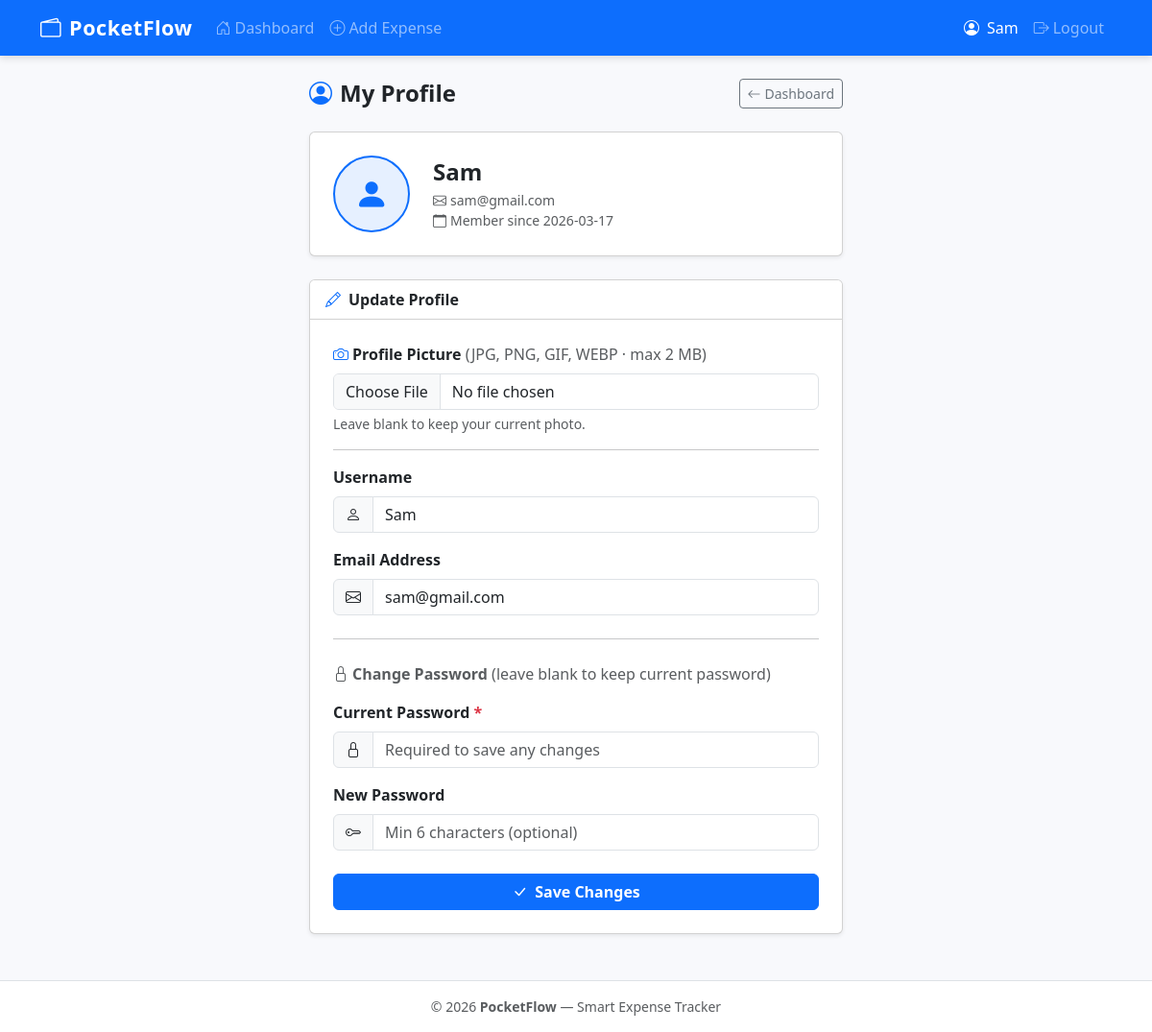
/profile (signed in), run on an earlier commit of the app's database.
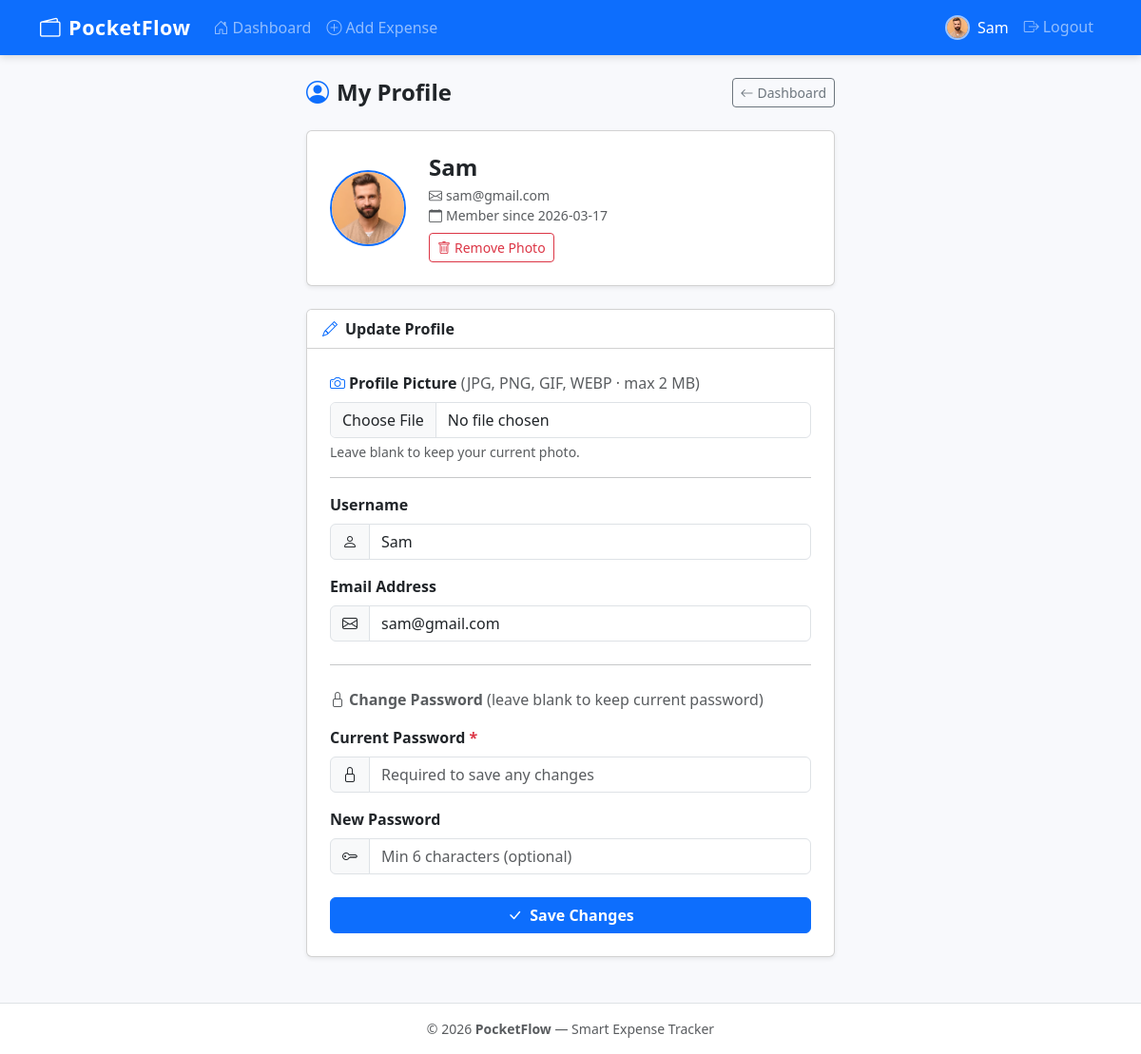
And on a later commit of the database.
### tables this page shows
CREATE TABLE users (
            id            INTEGER PRIMARY KEY AUTOINCREMENT,
            username      TEXT    NOT NULL UNIQUE,
            email         TEXT    NOT NULL UNIQUE,
            password_hash TEXT    NOT NULL,
            is_admin      INTEGER NOT NULL DEFAULT 0,
            created_at    TEXT    NOT NULL DEFAULT (datetime('now'))
        , avatar TEXT NOT NULL DEFAULT '', remember_token TEXT NOT NULL DEFAULT '', remember_token_expiry INTEGER NOT NULL DEFAULT 0);

### app.py (the view, shortened to what this page needs)
@app.route('/profile', methods=['GET', 'POST'])
@login_required
def profile():
    user_id = session['user_id']
    conn = get_db()
    user = conn.execute('SELECT * FROM users WHERE id = ?', [user_id]).fetchone()
    conn.close()
    if request.method == 'GET':
        session['avatar'] = user['avatar'] if user['avatar'] else ''
    return render_template('profile.html', user=user)

### app.py (called while the page is built, shortened)
def get_db():
    conn = sqlite3.connect(DATABASE)
    conn.row_factory = sqlite3.Row
    conn.execute('PRAGMA foreign_keys = ON')
    return conn

def login_required(f):
    @wraps(f)
    def decorated(*args, **kwargs):
        if 'user_id' not in session:
            flash('Please log in to continue.', 'warning')
            return redirect(url_for('login'))
        return f(*args, **kwargs)
    return decorated

@app.before_request
def load_user_from_remember_token():
    if 'user_id' in session:
        return

### templates/profile.html (shortened to what this page needs)
{% extends 'base.html' %}
{% block content %}
<div class="container" style="max-width:580px">
  <div class="page-header mt-2">
    <h2><i class="bi bi-person-circle me-2 text-primary"></i>My Profile</h2>
    <a href="{{ url_for('dashboard') }}" class="btn btn-outline-secondary btn-sm">
      <i class="bi bi-arrow-left me-1"></i>Dashboard
    </a>
  </div>
  <div class="card shadow-sm mb-4">
    <div class="card-body d-flex align-items-center gap-4 p-4">
      <div class="position-relative" style="flex-shrink:0">
        {% if user.avatar %}
          <img id="avatarPreview"
               src="{{ url_for('static', filename=user.avatar) }}"
               alt="Profile picture"
               class="rounded-circle border border-2 border-primary"
               style="width:80px;height:80px;object-fit:cover;">
        {% else %}
          <div id="avatarPreview"
               class="bg-primary bg-opacity-10 rounded-circle d-flex align-items-center justify-content-center border border-2 border-primary"
               style="width:80px;height:80px;">
            <i class="bi bi-person-fill text-primary" style="font-size:2.2rem"></i>
          </div>
        {% endif %}
      </div>
      <div>
        <h4 class="fw-bold mb-1">{{ user.username }}</h4>
        <p class="text-muted mb-0 small"><i class="bi bi-envelope me-1"></i>{{ user.email }}</p>
        <p class="text-muted mb-0 small">
          <i class="bi bi-calendar me-1"></i>Member since {{ user.created_at[:10] }}
        </p>
        {% if user.avatar %}
          <form method="POST" action="{{ url_for('profile') }}" class="d-inline mt-2">
            <button type="submit" class="btn btn-sm btn-outline-danger mt-2"
                    onclick="return confirm('Remove your profile picture?')">
              <i class="bi bi-trash me-1"></i>Remove Photo
            </button>
          </form>
        {% endif %}
      </div>
    </div>
  </div>
  <div class="card shadow-sm">
    <div class="card-header bg-white fw-semibold">
      <i class="bi bi-pencil me-2 text-primary"></i>Update Profile
    </div>
    <div class="card-body p-4">
      <form method="POST" action="{{ url_for('profile') }}"
            enctype="multipart/form-data" novalidate>
        <div class="mb-3">
          <label for="avatar" class="form-label fw-semibold">
            <i class="bi bi-camera me-1 text-primary"></i>Profile Picture
            <span class="text-muted fw-normal">(JPG, PNG, GIF, WEBP · max 2 MB)</span>
          </label>
          <input type="file" id="avatar" name="avatar" class="form-control"
                 accept="image/jpeg,image/png,image/gif,image/webp">
          <div class="form-text">Leave blank to keep your current photo.</div>
        </div>
        <hr class="my-3">
        <div class="mb-3">
          <label for="username" class="form-label fw-semibold">Username</label>
          <div class="input-group">
            <span class="input-group-text"><i class="bi bi-person"></i></span>
            <input type="text" id="username" name="username" class="form-control"
                   value="{{ user.username }}" required>
          </div>
        </div>
        <div class="mb-3">
          <label for="email" class="form-label fw-semibold">Email Address</label>
          <div class="input-group">
            <span class="input-group-text"><i class="bi bi-envelope"></i></span>
            <input type="email" id="email" name="email" class="form-control"
                   value="{{ user.email }}" required>
          </div>
        </div>
        <hr class="my-4">
        <p class="fw-semibold text-muted mb-3">
          <i class="bi bi-lock me-1"></i>Change Password
          <span class="fw-normal">(leave blank to keep current password)</span>
        </p>
        <div class="mb-3">
          <label for="current_password" class="form-label fw-semibold">
            Current Password <span class="text-danger">*</span>
          </label>
          <div class="input-group">
            <span class="input-group-text"><i class="bi bi-lock"></i></span>
            <input type="password" id="current_password" name="current_password" class="form-control"
                   placeholder="Required to save any changes" required>
          </div>
        </div>
        <div class="mb-4">
          <label for="new_password" class="form-label fw-semibold">New Password</label>
          <div class="input-group">
            <span class="input-group-text"><i class="bi bi-key"></i></span>
            <input type="password" id="new_password" name="new_password" class="form-control"
                   placeholder="Min 6 characters (optional)">
          </div>
        </div>
        <div class="d-grid">
          <button type="submit" class="btn btn-primary fw-semibold">
            <i class="bi bi-check-lg me-2"></i>Save Changes
          </button>
        </div>
      </form>
    </div>
  </div>
</div>
{% endblock %}

### templates/base.html (shortened to what this page needs)
<!DOCTYPE html>
<html lang="en">
<head>
  <link rel="stylesheet" href="https://cdn.jsdelivr.net/npm/bootstrap@5.3.2/dist/css/bootstrap.min.css">
  <link rel="stylesheet" href="https://cdn.jsdelivr.net/npm/bootstrap-icons@1.11.3/font/bootstrap-icons.css">
  <link rel="stylesheet" href="{{ url_for('static', filename='css/style.css') }}">
</head>
<body>
<nav class="navbar navbar-expand-lg navbar-dark bg-primary">
  <div class="container">
    <a class="navbar-brand fw-bold" href="{{ url_for('index') }}">
      <i class="bi bi-wallet2 me-2"></i>PocketFlow
    </a>
    <div class="collapse navbar-collapse" id="mainNav">
      {% if session.user_id %}
        <ul class="navbar-nav me-auto">
          {% if session.is_admin %}
            <li class="nav-item">
              <a class="nav-link {{ 'active' if request.endpoint == 'admin_dashboard' }}"
                 href="{{ url_for('admin_dashboard') }}">
                <i class="bi bi-speedometer2 me-1"></i>Admin Dashboard
              </a>
            </li>
          {% else %}
            <li class="nav-item">
              <a class="nav-link {{ 'active' if request.endpoint == 'dashboard' }}"
                 href="{{ url_for('dashboard') }}">
                <i class="bi bi-house-door me-1"></i>Dashboard
              </a>
            </li>
            <li class="nav-item">
              <a class="nav-link {{ 'active' if request.endpoint == 'add_expense' }}"
                 href="{{ url_for('add_expense') }}">
                <i class="bi bi-plus-circle me-1"></i>Add Expense
              </a>
            </li>
          {% endif %}
        </ul>
        <ul class="navbar-nav ms-auto">
          {% if not session.is_admin %}
            <li class="nav-item">
              <a class="nav-link d-flex align-items-center gap-2 {{ 'active' if request.endpoint == 'profile' }}"
                 href="{{ url_for('profile') }}">
                {% if session.get('avatar') %}
                  <img src="{{ url_for('static', filename=session.avatar) }}"
                       alt="avatar"
                       style="width:26px;height:26px;object-fit:cover;border-radius:50%;border:2px solid rgba(255,255,255,.6)">
                {% else %}
                  <i class="bi bi-person-circle"></i>
                {% endif %}
                {{ session.username }}
              </a>
            </li>
          {% else %}
            <li class="nav-item">
              <span class="nav-link text-warning">
                <i class="bi bi-shield-check me-1"></i>{{ session.username }}
              </span>
            </li>
          {% endif %}
          <li class="nav-item">
            <a class="nav-link" href="{{ url_for('logout') }}">
              <i class="bi bi-box-arrow-right me-1"></i>Logout
            </a>
          </li>
        </ul>
      {% endif %}
    </div>
  </div>
</nav>
{% block content %}{% endblock %}
<footer class="py-3 bg-white border-top mt-5">
  <div class="container text-center text-muted small">
    &copy; 2026 <strong>PocketFlow</strong> &mdash; Smart Expense Tracker
  </div>
</footer>
</body>
</html>

### static/css/style.css (style rules this page uses)
:root { --pf-primary: #4e73df; --pf-success: #1cc88a; --pf-warning: #f6c23e; --pf-danger: #e74a3b; --pf-info: #36b9cc; --pf-secondary: #858796; --pf-bg: #f8f9fc; }
body { background-color: var(--pf-bg); font-family: 'Segoe UI', system-ui, -apple-system, sans-serif; min-height: 100vh; display: flex; flex-direction: column; }
.navbar { box-shadow: 0 2px 8px rgba(0,0,0,.15); }
.navbar-brand { font-size: 1.35rem; letter-spacing: .5px; }
.page-header { display: flex; align-items: center; justify-content: space-between; margin-bottom: 1.5rem; flex-wrap: wrap; gap: .5rem; }
.page-header h2 { margin: 0; font-weight: 700; font-size: 1.5rem; }
footer { margin-top: auto; }

What changed in the data, as far as the page shows it:
changed users "Sam": avatar: picture added
Also different on the page:
text now shown: "Remove Photo"
